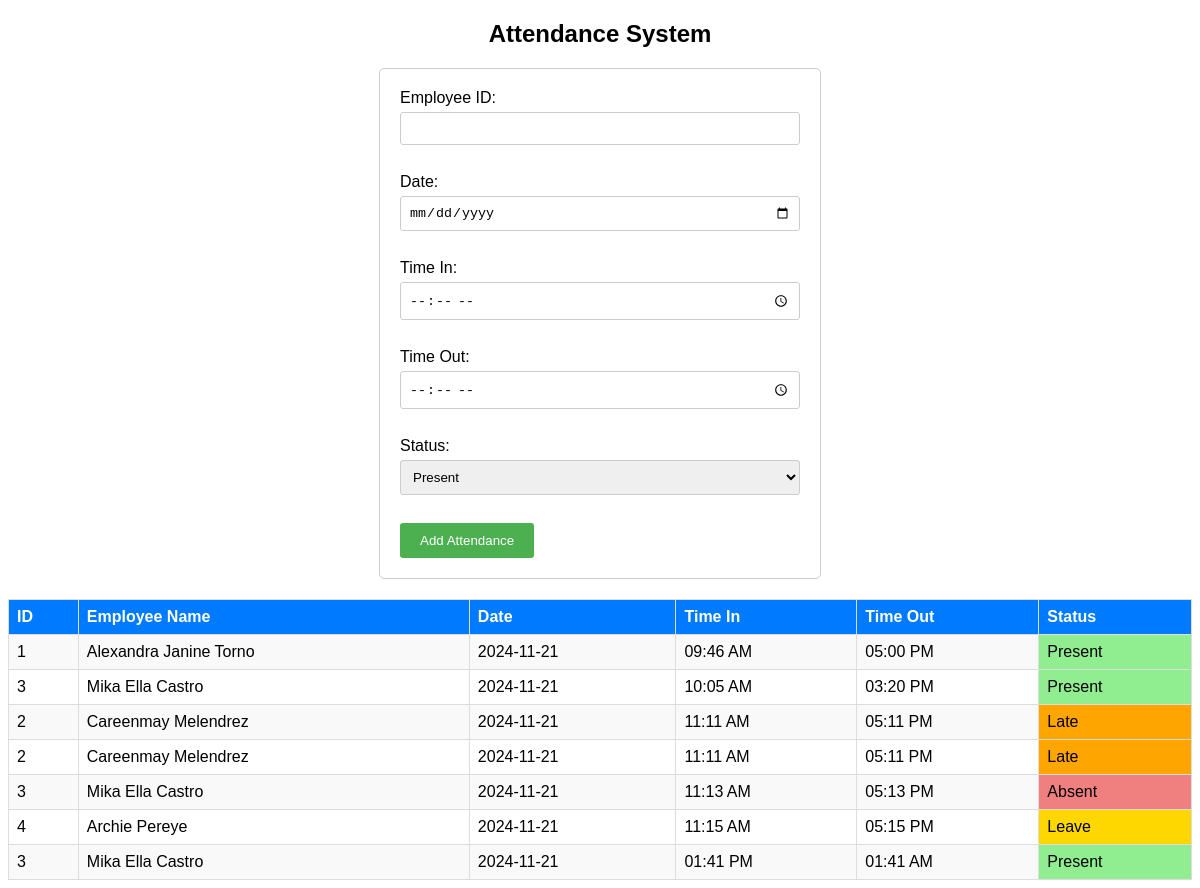
Screenshot of /attendance.php with the database file from the repository.
### tables this page shows
CREATE TABLE `attendance` (
  `id` int(11) NOT NULL,
  `employee_id` int(11) DEFAULT NULL,
  `date` date DEFAULT NULL,
  `time_in` time DEFAULT NULL,
  `time_out` time DEFAULT NULL,
  `status` varchar(20) DEFAULT NULL
);

### attendance.php (the view, shortened to what this page needs)
<?php
$host = "localhost";
$db = "hrm";
$user = "root";
$pass = "";
$conn = new mysqli($host, $user, $pass, $db);
function getAttendanceData() {
    global $conn;
    $sql = "SELECT a.id, a.employee_id,
                   CONCAT(e.first_name, ' ', e.last_name) AS employee_name,
                   a.date, a.time_in, a.time_out, a.status
            FROM attendance a
            JOIN employees e ON a.employee_id = e.id
            WHERE a.time_in IS NOT NULL  -- Filter for employees who have timed in
            ORDER BY a.date ASC, a.time_in ASC";
    $stmt = $conn->prepare($sql);
    $stmt->execute();
    $result = $stmt->get_result();
    if ($result->num_rows > 0) {
        echo "<table border='1' class='attendance-table'>";
        echo "<tr><th>ID</th><th>Employee Name</th><th>Date</th><th>Time In</th><th>Time Out</th><th>Status</th></tr>";
        while ($row = $result->fetch_assoc()) {
            echo "<tr>";
            echo "<td>" . $row["employee_id"] . "</td>";
            echo "<td>" . $row["employee_name"] . "</td>";
            echo "<td>" . $row["date"] . "</td>";
            echo "<td>" . date('h:i A', strtotime($row["time_in"])) . "</td>";
            echo "<td>" . date('h:i A', strtotime($row["time_out"])) . "</td>";
            echo "<td style='background-color: " . getStatusColor($row["status"]) . "; color: #000;'>" . $row["status"] . "</td>";
            echo "</tr>";
        }
        echo "</table>";
    } else {
        echo "No attendance records found.";
    }
}
function getStatusColor($status) {
    switch ($status) {
        case "Present":
            return "#90ee90";
        case "Absent":
            return "#f08080";
        case "Leave":
            return "#ffd700";
        case "Late":
            return "#FFA500";
    }
}
?>
<!DOCTYPE html>
<html>
<head>
</head>
<body>
<h2>Attendance System</h2>
<form id="attendanceForm" method="post" action="<?php echo $_SERVER['PHP_SELF']; ?>">
    <label for="employee_id">Employee ID:</label>
    <input type="text" name="employee_id" id="employee_id" required><br><br>
    <label for="date">Date:</label>
    <input type="date" name="date" id="date" required><br><br>
    <label for="time_in">Time In:</label>
    <input type="time" name="time_in" id="time_in" required><br><br>
    <label for="time_out">Time Out:</label>
    <input type="time" name="time_out" id="time_out" required><br><br>
    <label for="status">Status:</label>
    <select name="status" id="status">
        <option value="Present">Present</option>
    </select><br><br>
    <input type="submit" value="Add Attendance">
</form>
<?php
    getAttendanceData();
?>
</body>
</html>

### attendance.php (style rules this page uses)
body { font-family: sans-serif; }
h2 { text-align: center; margin-bottom: 20px; }
form { width: 400px; margin: 0 auto; padding: 20px; border: 1px solid #ccc; border-radius: 5px; }
label { display: block; margin-bottom: 5px; }
input[type="text"], input[type="date"], input[type="time"], select { width: 100%; padding: 8px; margin-bottom: 10px; border: 1px solid #ccc; border-radius: 3px; box-sizing: border-box; }
input[type="submit"] { background-color: #4CAF50; color: white; padding: 10px 20px; border: none; border-radius: 3px; cursor: pointer; }
.attendance-table { width: 100%; margin-top: 20px; border-collapse: collapse; font-family: sans-serif; border: 1px solid #ddd; }
.attendance-table th, .attendance-table td { padding: 8px; text-align: left; border: 1px solid #ddd; }
.attendance-table th { background-color: #007bff; color: #fff; font-weight: bold; }
.attendance-table tr:nth-child(even) { background-color: #f9f9f9; }

### rows the page displays
attendance: employee "1", employee_name "Alexandra Janine Torno", date "2024-11-21", time_in "09:46 AM", time_out "05:00 PM", status "Present"
attendance: employee "3", employee_name "Mika Ella Castro", date "2024-11-21", time_in "10:05 AM", time_out "03:20 PM", status "Present"
attendance: employee "2", employee_name "Careenmay Melendrez", date "2024-11-21", time_in "11:11 AM", time_out "05:11 PM", status "Late"
attendance: employee "2", employee_name "Careenmay Melendrez", date "2024-11-21", time_in "11:11 AM", time_out "05:11 PM", status "Late"
attendance: employee "3", employee_name "Mika Ella Castro", date "2024-11-21", time_in "11:13 AM", time_out "05:13 PM", status "Absent"
attendance: employee "4", employee_name "Archie Pereye", date "2024-11-21", time_in "11:15 AM", time_out "05:15 PM", status "Leave"
attendance: employee "3", employee_name "Mika Ella Castro", date "2024-11-21", time_in "01:41 PM", time_out "01:41 AM", status "Present"
